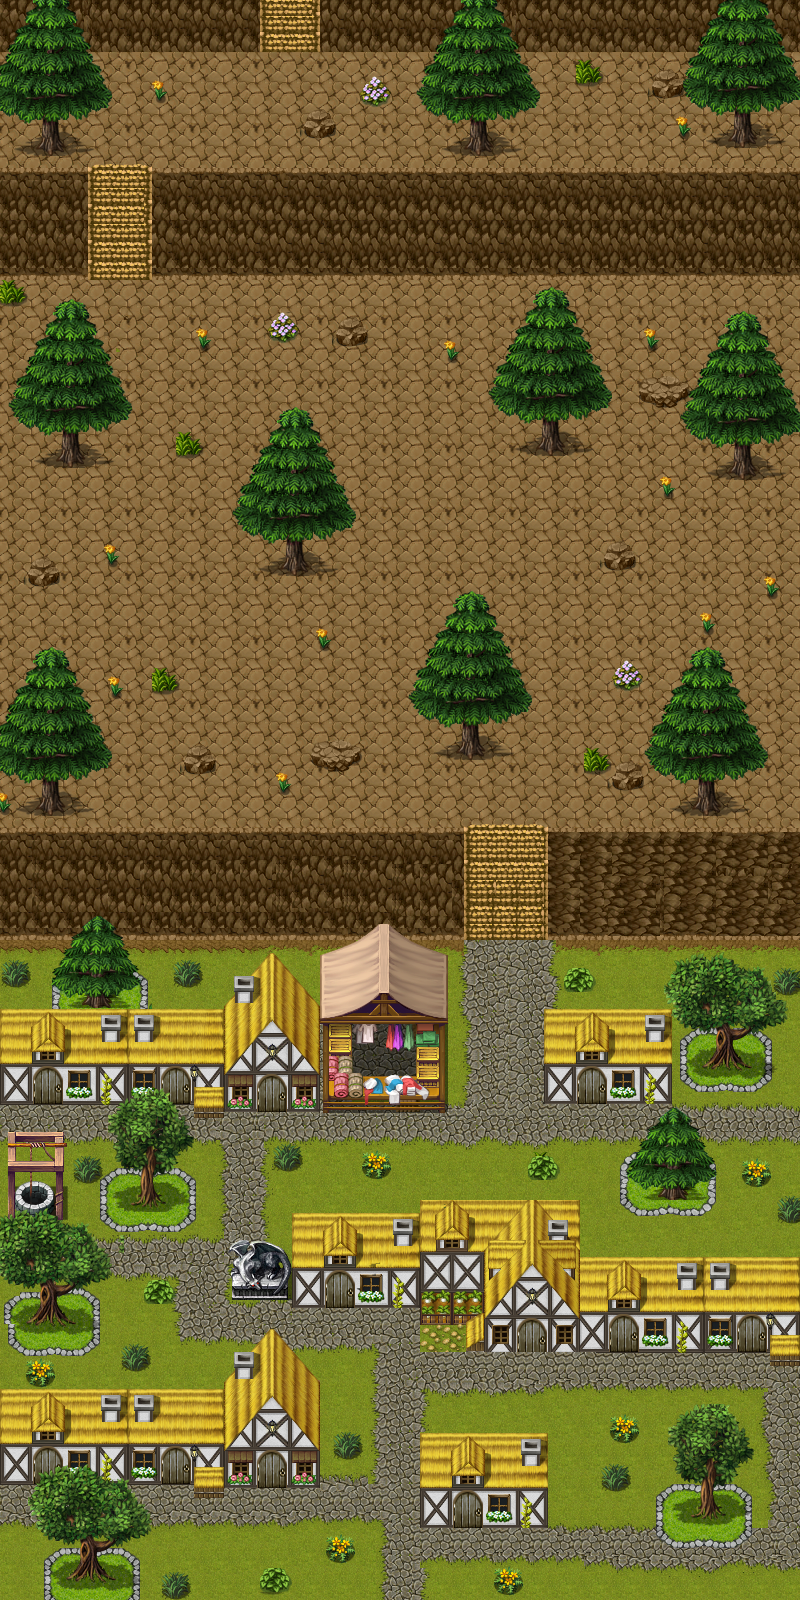

Rendered tile map (Tiled .tmx) drawn with the repository's tilesets; below, a short description and the map source with its tile grids summarised:
An orthogonal 200x400 tile map with 4x4 px tiles, 5 tile layers (Ground, Ground Aesthetics, Buildings, Buildings Aesthetics Background, ...), 8 tilesets and 972 objects.

<map version="1.0" tiledversion="1.0.3" orientation="orthogonal" renderorder="right-down" width="200" height="400" tilewidth="4" tileheight="4" nextobjectid="1275">
 <tileset firstgid="1" source="../Game Tilesets/Trees.tsx" />
 <tileset firstgid="16385" name="celianna_medievalbuildings" tilewidth="4" tileheight="4" tilecount="19968" columns="128">
  <image source="../Game Tilesets/celianna_medievalbuildings.png" width="512" height="627" />
 </tileset>
 <tileset firstgid="36353" name="celianna_TileB2" tilewidth="4" tileheight="4" tilecount="16384" columns="128">
  <image source="../Game Tilesets/celianna_TileB2.png" width="512" height="512" />
 </tileset>
 <tileset firstgid="52737" name="tileb" tilewidth="4" tileheight="4" tilecount="16384" columns="128">
  <image source="../Game Tilesets/tileb.png" width="512" height="512" />
 </tileset>
 <tileset firstgid="69121" source="../Game Tilesets/MoarTrees.tsx" />
 <tileset firstgid="85505" source="../Game Tilesets/Ground.tsx" />
 <tileset firstgid="97793" name="pirate-themed-tilee" tilewidth="4" tileheight="4" tilecount="16384" columns="128">
  <image source="../Game Tilesets/pirate-themed-tilee.png" width="512" height="512" />
 </tileset>
 <tileset firstgid="114177" name="T1" tilewidth="4" tileheight="4" tilecount="1023" columns="31">
  <image source="../Game Tilesets/T1.png" width="126" height="133" />
 </tileset>
 <layer name="Ground" width="200" height="400">
  <data>[80000 cells, 80000 non-empty, 1295 distinct tile ids]</data>
 </layer>
 <layer name="Ground Aesthetics" width="200" height="400">
  <data>[80000 cells, 3806 non-empty, 427 distinct tile ids]</data>
 </layer>
 <layer name="Buildings" width="200" height="400">
  <data>[80000 cells, 14515 non-empty, 6094 distinct tile ids]</data>
 </layer>
 <layer name="Buildings Aesthetics Background" width="200" height="400">
  <data>[80000 cells, 11949 non-empty, 1361 distinct tile ids]</data>
 </layer>
 <layer name="Building Aesthetics" width="200" height="400">
  <data>[80000 cells, 20549 non-empty, 4316 distinct tile ids]</data>
 </layer>
 <objectgroup name="Collision Layer">
  <object id="123" x="476" y="137" width="3" height="19" />
  <object id="124" x="467" y="146" width="22" height="2" />
  <object id="125" x="471" y="120" width="15" height="27" />
  <object id="130" x="467" y="148" width="16" />
  <object id="131" x="468" y="144" width="21" height="2" />
  <object id="132" x="469" y="142" width="20" height="2" />
  <object id="133" x="489" y="144" width="1" height="3" />
  <object id="134" x="490" y="146" width="2" height="1" />
  <object id="135" x="490" y="144" width="1" height="2" />
  <object id="136" x="491" y="145" width="1" height="1" />
  <object id="137" x="492" y="146" width="1" height="1" />
  <object id="138" x="486" y="140" width="2" height="2" />
  <object id="141" x="488" y="148" width="2" height="4" />
  <object id="142" x="479" y="148" width="9" height="2" />
  <object id="143" x="479" y="150" width="1" height="5" />
  <object id="145" x="480" y="150" width="1" height="2" />
  <object id="146" x="479" y="155" width="1" height="1" />
  <object id="147" x="475" y="148" width="1" height="4" />
  <object id="148" x="474" y="148" width="1" height="4" />
  <object id="149" x="473" y="148" width="1" height="1" />
  <object id="150" x="471" y="148" width="2" height="2" />
  <object id="151" x="486" y="136" width="1" height="4" />
  <object id="152" x="470" y="138" width="1" height="4" />
  <object id="153" x="469" y="141" width="1" height="1" />
  <object id="159" x="465" y="146" width="2" height="3" />
  <object id="162" x="464" y="148" width="1" height="1" />
  <object id="163" x="467" y="148" width="4" height="1" />
  <object id="164" x="467" y="145" width="1" height="1" />
  <object id="165" x="735" y="112" width="15" height="27" />
  <object id="166" x="728" y="140" width="1" height="1" />
  <object id="167" x="743" y="142" width="1" height="5" />
  <object id="168" x="733" y="133" width="1" height="1" />
  <object id="169" x="750" y="128" width="1" height="4" />
  <object id="170" x="731" y="138" width="22" height="2" />
  <object id="171" x="731" y="140" width="4" height="1" />
  <object id="172" x="754" y="138" width="2" height="1" />
  <object id="173" x="755" y="137" width="1" height="1" />
  <object id="174" x="731" y="137" width="1" height="1" />
  <object id="175" x="743" y="147" width="1" height="1" />
  <object id="176" x="740" y="129" width="3" height="19" />
  <object id="177" x="734" y="130" width="1" height="4" />
  <object id="178" x="739" y="140" width="1" height="4" />
  <object id="179" x="732" y="136" width="21" height="2" />
  <object id="180" x="737" y="140" width="1" height="1" />
  <object id="181" x="756" y="138" width="1" height="1" />
  <object id="182" x="735" y="140" width="2" height="2" />
  <object id="183" x="752" y="140" width="2" height="4" />
  <object id="184" x="738" y="140" width="1" height="4" />
  <object id="185" x="743" y="140" width="9" height="2" />
  <object id="186" x="731" y="140" width="16" />
  <object id="187" x="729" y="138" width="2" height="3" />
  <object id="188" x="754" y="136" width="1" height="2" />
  <object id="189" x="753" y="136" width="1" height="3" />
  <object id="190" x="733" y="134" width="20" height="2" />
  <object id="191" x="750" y="132" width="2" height="2" />
  <object id="192" x="744" y="142" width="1" height="2" />
  <object id="193" x="43" y="120" width="15" height="27" />
  <object id="194" x="36" y="148" width="1" height="1" />
  <object id="195" x="51" y="150" width="1" height="5" />
  <object id="196" x="41" y="141" width="1" height="1" />
  <object id="197" x="58" y="136" width="1" height="4" />
  <object id="198" x="39" y="146" width="22" height="2" />
  <object id="199" x="39" y="148" width="4" height="1" />
  <object id="200" x="62" y="146" width="2" height="1" />
  <object id="201" x="63" y="145" width="1" height="1" />
  <object id="202" x="39" y="145" width="1" height="1" />
  <object id="203" x="51" y="155" width="1" height="1" />
  <object id="204" x="48" y="137" width="3" height="19" />
  <object id="205" x="42" y="138" width="1" height="4" />
  <object id="206" x="47" y="148" width="1" height="4" />
  <object id="207" x="40" y="144" width="21" height="2" />
  <object id="208" x="45" y="148" width="1" height="1" />
  <object id="209" x="64" y="146" width="1" height="1" />
  <object id="210" x="43" y="148" width="2" height="2" />
  <object id="211" x="60" y="148" width="2" height="4" />
  <object id="212" x="46" y="148" width="1" height="4" />
  <object id="213" x="51" y="148" width="9" height="2" />
  <object id="214" x="39" y="148" width="16" />
  <object id="215" x="37" y="146" width="2" height="3" />
  <object id="216" x="62" y="144" width="1" height="2" />
  <object id="217" x="61" y="144" width="1" height="3" />
  <object id="218" x="41" y="142" width="20" height="2" />
  <object id="219" x="58" y="140" width="2" height="2" />
  <object id="220" x="52" y="150" width="1" height="2" />
  <object id="221" x="63" y="432" width="15" height="27" />
  <object id="222" x="56" y="460" width="1" height="1" />
  <object id="223" x="71" y="462" width="1" height="5" />
  <object id="224" x="61" y="453" width="1" height="1" />
  <object id="225" x="78" y="448" width="1" height="4" />
  <object id="226" x="59" y="458" width="22" height="2" />
  <object id="227" x="59" y="460" width="4" height="1" />
  <object id="228" x="82" y="458" width="2" height="1" />
  <object id="229" x="83" y="457" width="1" height="1" />
  <object id="230" x="59" y="457" width="1" height="1" />
  <object id="231" x="71" y="467" width="1" height="1" />
  <object id="232" x="68" y="449" width="3" height="19" />
  </objectgroup>
 <objectgroup name="South">
  <!-- 2 objects omitted --></objectgroup>
 <objectgroup name="North">
  <!-- 1 objects omitted --></objectgroup>
</map>
<!-- 876 of 972 objects omitted -->
